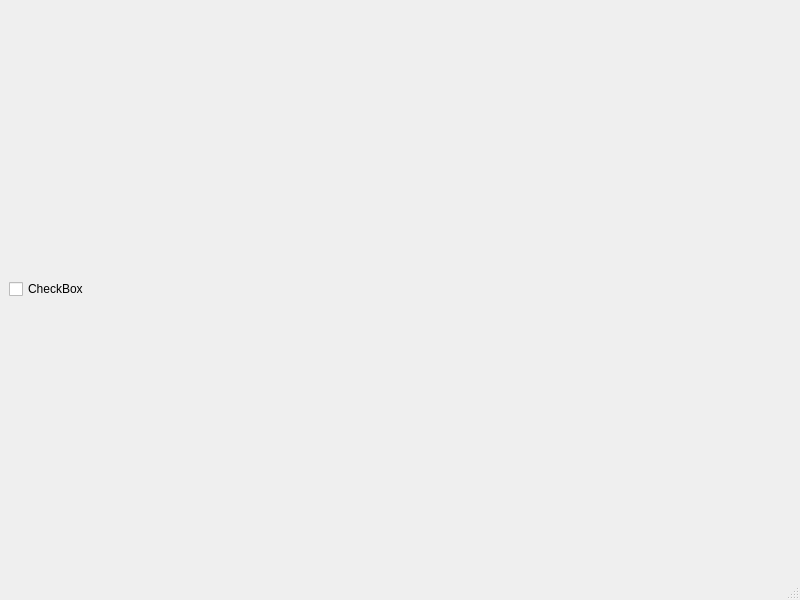
<?xml version="1.0" encoding="UTF-8"?>
<ui version="4.0">
 <class>MainWindow_1</class>
 <widget class="QMainWindow" name="MainWindow_1">
  <property name="geometry">
   <rect>
    <x>0</x>
    <y>0</y>
    <width>800</width>
    <height>600</height>
   </rect>
  </property>
  <property name="windowTitle">
   <string>MainWindow_1</string>
  </property>
  <widget class="QWidget" name="centralwidget">
   <layout class="QVBoxLayout" name="verticalLayout">
    <item>
     <widget class="QCheckBox" name="checkBox">
      <property name="text">
       <string>CheckBox</string>
      </property>
     </widget>
    </item>
   </layout>
  </widget>
  <widget class="QMenuBar" name="menubar">
   <property name="geometry">
    <rect>
     <x>0</x>
     <y>0</y>
     <width>800</width>
     <height>26</height>
    </rect>
   </property>
  </widget>
  <widget class="QStatusBar" name="statusbar"/>
 </widget>
 <resources/>
 <connections/>
</ui>
